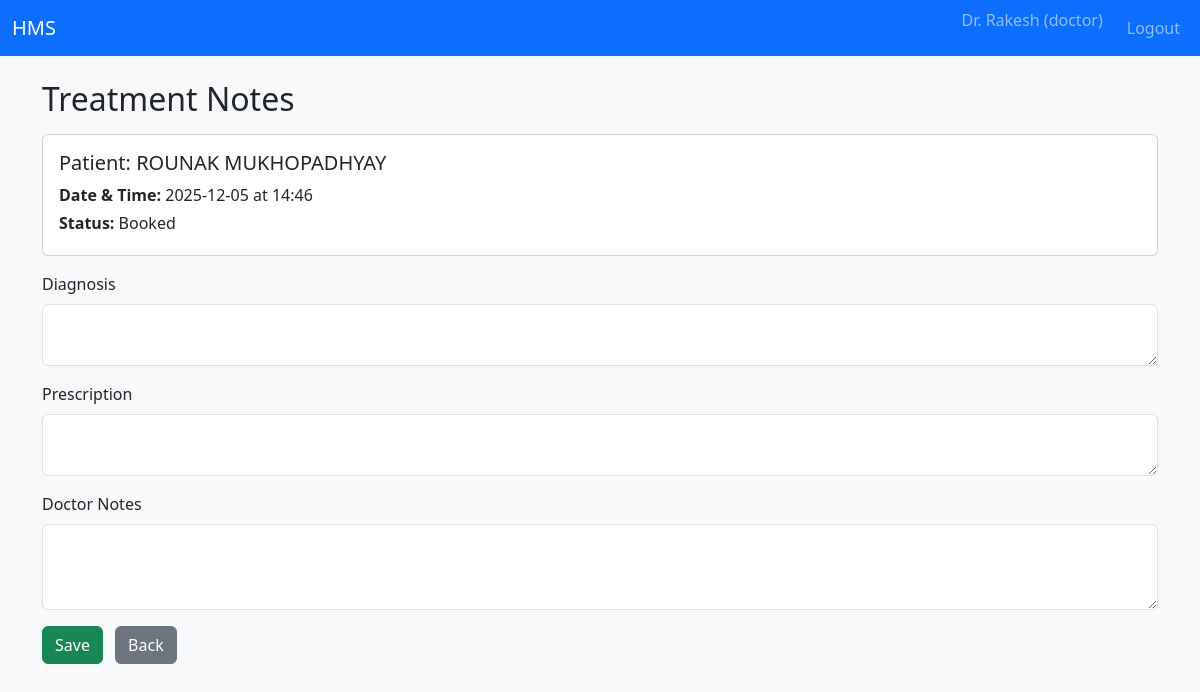
The page /doctor/appointments/4/treatment (signed in) on the database its author committed.
### tables this page shows
CREATE TABLE users (
            id INTEGER PRIMARY KEY AUTOINCREMENT,
            username TEXT UNIQUE NOT NULL,
            password_hash TEXT NOT NULL,
            full_name TEXT NOT NULL,
            email TEXT,
            phone TEXT,
            role TEXT NOT NULL CHECK(role IN ('admin', 'doctor', 'patient')),
            is_active INTEGER NOT NULL DEFAULT 1,
            created_at TEXT NOT NULL
        );

CREATE TABLE appointments (
            id INTEGER PRIMARY KEY AUTOINCREMENT,
            patient_id INTEGER NOT NULL,
            doctor_id INTEGER NOT NULL,
            date TEXT NOT NULL, -- YYYY-MM-DD
            time TEXT NOT NULL, -- HH:MM
            status TEXT NOT NULL CHECK(status IN ('Booked', 'Completed', 'Cancelled')),
            created_at TEXT NOT NULL,
            updated_at TEXT NOT NULL,
            FOREIGN KEY(patient_id) REFERENCES patients(id),
            FOREIGN KEY(doctor_id) REFERENCES doctors(id),
            UNIQUE(doctor_id, date, time) -- prevent double booking
        );

### controllers/routes.py (the view, shortened to what this page needs)
@main_bp.route("/doctor/appointments/<int:appointment_id>/treatment", methods=["GET", "POST"])
@login_required
@role_required("doctor")
def doctor_treatment(appointment_id):
    doctor_id = get_current_doctor_id()
    if not doctor_id:
        flash("Doctor profile not found.", "danger")
        return redirect(url_for("main.doctor_dashboard"))
    conn = get_db_connection()
    cur = conn.cursor()
    cur.execute(
        """
        SELECT a.*,
               u.full_name AS patient_name,
               t.diagnosis,
               t.prescription,
               t.notes
        FROM appointments a
        JOIN patients p ON a.patient_id = p.id
        JOIN users u ON p.user_id = u.id
        LEFT JOIN treatments t ON t.appointment_id = a.id
        WHERE a.id = ? AND a.doctor_id = ?;
        """,
        (appointment_id, doctor_id),
    )
    appt = cur.fetchone()
    if not appt:
        conn.close()
        flash("Appointment not found.", "danger")
        return redirect(url_for("main.doctor_appointments"))
    conn.close()
    return render_template("doctor_treatment_form.html", appt=appt)

### controllers/routes.py (called while the page is built)
def login_required(view_func):
    @wraps(view_func)
    def wrapped(*args, **kwargs):
        if "user_id" not in session:
            flash("Please log in to continue.", "warning")
            return redirect(url_for("main.login"))
        return view_func(*args, **kwargs)
    return wrapped

def role_required(role):
    def decorator(view_func):
        @wraps(view_func)
        def wrapped(*args, **kwargs):
            if "user_id" not in session or session.get("role") != role:
                flash("Unauthorized access.", "danger")
                return redirect(url_for("main.login"))
            return view_func(*args, **kwargs)
        return wrapped
    return decorator

def get_current_doctor_id():
    if "user_id" not in session:
        return None
    conn = get_db_connection()
    cur = conn.cursor()
    cur.execute(
        "SELECT d.id FROM doctors d JOIN users u ON d.user_id = u.id WHERE u.id = ?;",
        (session["user_id"],),
    )
    row = cur.fetchone()
    conn.close()
    return row["id"] if row else None

### models/models.py (called while the page is built)
def get_db_connection():
    conn = sqlite3.connect(DB_PATH)
    conn.row_factory = sqlite3.Row
    return conn

### templates/doctor_treatment_form.html (shortened to what this page needs)
{% extends "base.html" %}
{% block content %}
<h2>Treatment Notes</h2>
<div class="card mt-3 mb-3">
    <div class="card-body">
        <h5 class="card-title">Patient: {{ appt['patient_name'] }}</h5>
        <p class="card-text mb-1">
            <strong>Date & Time:</strong> {{ appt['date'] }} at {{ appt['time'] }}
        </p>
        <p class="card-text mb-1">
            <strong>Status:</strong> {{ appt['status'] }}
        </p>
    </div>
</div>
<form method="POST" action="{{ url_for('main.doctor_treatment', appointment_id=appt['id']) }}">
    <div class="mb-3">
        <label class="form-label">Diagnosis</label>
        <textarea class="form-control" name="diagnosis" rows="2">{{ appt['diagnosis'] or '' }}</textarea>
    </div>
    <div class="mb-3">
        <label class="form-label">Prescription</label>
        <textarea class="form-control" name="prescription" rows="2">{{ appt['prescription'] or '' }}</textarea>
    </div>
    <div class="mb-3">
        <label class="form-label">Doctor Notes</label>
        <textarea class="form-control" name="notes" rows="3">{{ appt['notes'] or '' }}</textarea>
    </div>
    <button type="submit" class="btn btn-success">Save</button>
    <a href="{{ url_for('main.doctor_appointments') }}" class="btn btn-secondary ms-2">Back</a>
</form>
{% endblock %}

### rows shown on the page
users: patient_name "ROUNAK MUKHOPADHYAY"
appointments: date "2025-12-05", time "14:46", status "Booked"

### other values the page prints
{{ session.get('full_name', '') }} "Dr. Rakesh"
{{ session.get('role', '') }} "doctor"
